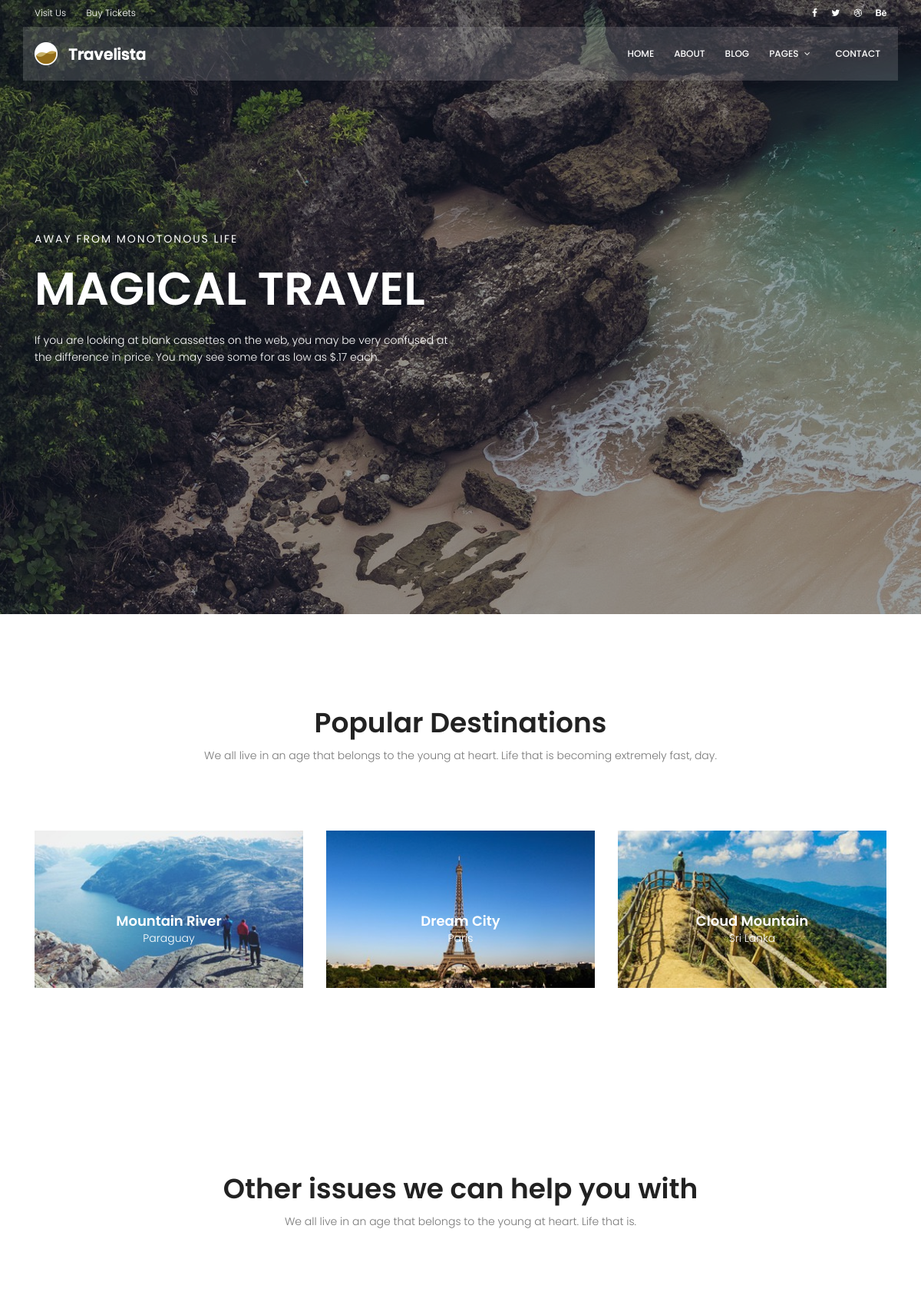
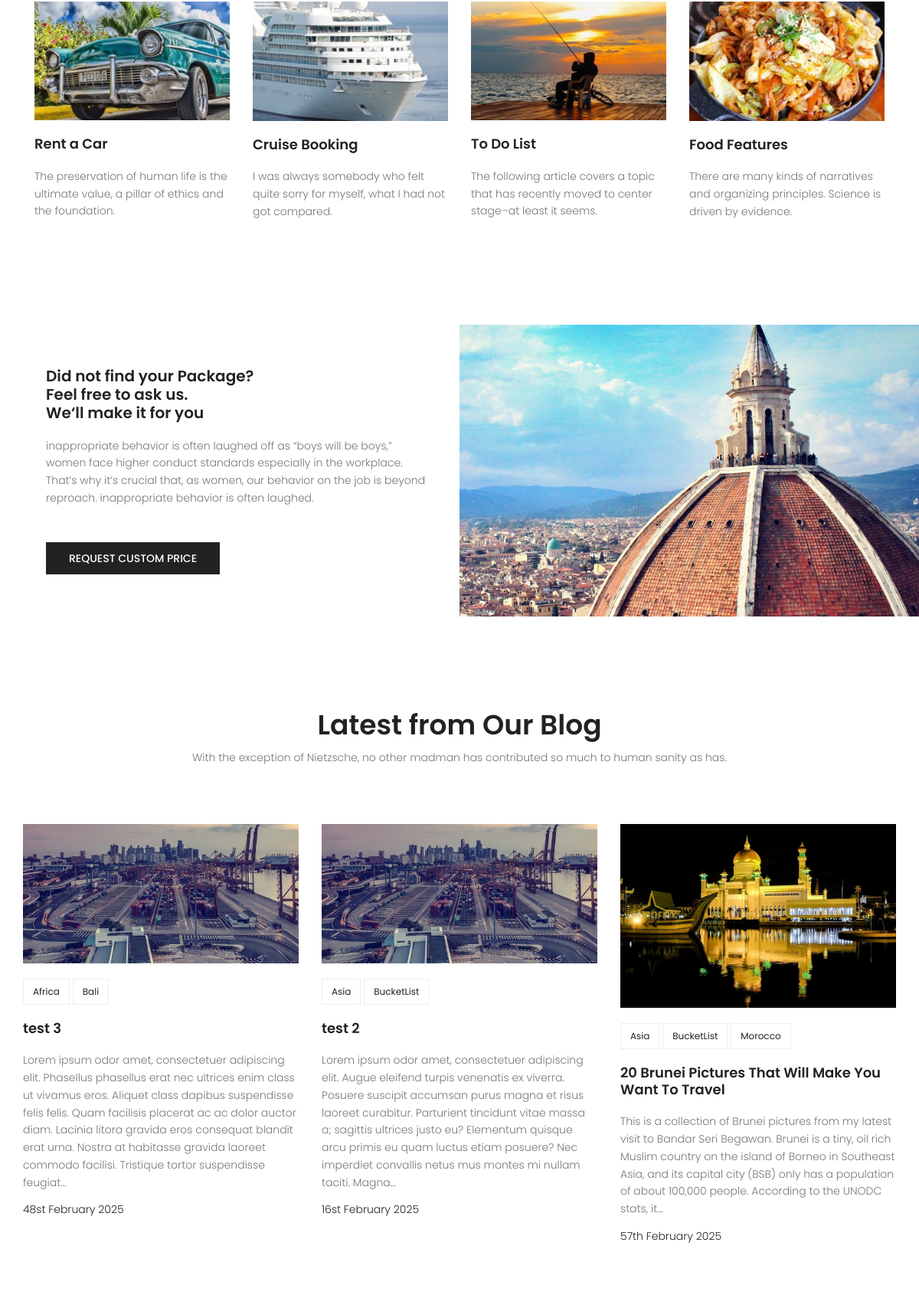
The page / (upper part) on the database its author committed (2 pictures, top to bottom).
### app_blog/models.py (models this page shows, shortened)
class blog(models.Model):
    image = models.ImageField(upload_to='blog', default='blog/blog_default.jpg')
    author = models.ForeignKey(User, on_delete=models.SET_NULL, null=True)
    title = models.CharField(max_length=255)
    content = models.TextField()
    category = models.ManyToManyField(category)
    counted_views = models.IntegerField(default=0)
    status = models.BooleanField(default=False)
    published_date = models.DateTimeField(null=True)
    created_date = models.DateField(auto_now_add=True)
    updated_date = models.DateTimeField(auto_now=True)
    @property
    def excert(self):
        return Truncator(self.content).words(50)

class category(models.Model):
    name = models.CharField(max_length=150, null=False)
    def __str__(self):
        return self.name

### app_blog/views.py (the view)
# urls.py: path('', views.home, name='home'),
def home(request):
    return render(request, 'app_blog/index.html')

### app_blog/templatetags/app_blog_tags.py (called while the page is built)
@register.filter(name='cu')
def custom_filter(value):
    return value[:8]

@register.inclusion_tag('app_blog/latestpost_num.html')
def latestpost_num(post_count):
    filters = Q(status=True, published_date__lte = timezone.now())
    posts = blog.objects.filter(filters).order_by('-pk')[:post_count]
    return {'posts':posts}

### app_blog/templates/app_blog/index.html (shortened to what this page needs)
{% extends 'app_blog/base.html' %}
{% load static %}
{% load app_blog_tags %}
{% block content %}
			<section class="banner-area relative">
				<div class="overlay overlay-bg"></div>
				<div class="container">
					<div class="row fullscreen align-items-center justify-content-between">
						<div class="col-lg-6 col-md-6 banner-left">
							<h6 class="text-white">Away from monotonous life</h6>
							<h1 class="text-white">Magical Travel</h1>
							<p class="text-white">
								If you are looking at blank cassettes on the web, you may be very confused at the difference in price. You may see some for as low as $.17 each.
							</p>
						</div>
					</div>
				</div>
			</section>
			<section class="popular-destination-area section-gap">
				<div class="container">
		            <div class="row d-flex justify-content-center">
		                <div class="menu-content pb-70 col-lg-8">
		                    <div class="title text-center">
		                        <h1 class="mb-10">Popular Destinations</h1>
		                        <p>We all live in an age that belongs to the young at heart. Life that is becoming extremely fast, day.</p>
		                    </div>
		                </div>
		            </div>
					<div class="row">
						<div class="col-lg-4">
							<div class="single-destination relative">
								<div class="thumb relative">
									<img class="img-fluid" src="{% static 'app_blog/img/d1.jpg' %}" alt="">
								</div>
								<div class="desc">
									<h4>Mountain River</h4>
									<p>Paraguay</p>
								</div>
							</div>
						</div>
						<div class="col-lg-4">
							<div class="single-destination relative">
								<div class="thumb relative">
									<img class="img-fluid" src="{% static 'app_blog/img/d2.jpg' %}" alt="">
								</div>
								<div class="desc">
									<h4>Dream City</h4>
									<p>Paris</p>
								</div>
							</div>
						</div>
						<div class="col-lg-4">
							<div class="single-destination relative">
								<div class="thumb relative">
									<img class="img-fluid" src="{% static 'app_blog/img/d3.jpg' %}" alt="">
								</div>
								<div class="desc">
									<h4>Cloud Mountain</h4>
									<p>Sri Lanka</p>
								</div>
							</div>
						</div>
					</div>
				</div>
			</section>
			<section class="other-issue-area section-gap">
				<div class="container">
		            <div class="row d-flex justify-content-center">
		                <div class="menu-content pb-70 col-lg-9">
		                    <div class="title text-center">
		                        <h1 class="mb-10">Other issues we can help you with</h1>
		                        <p>We all live in an age that belongs to the young at heart. Life that is.</p>
		                    </div>
		                </div>
		            </div>
					<div class="row">
						<div class="col-lg-3 col-md-6">
							<div class="single-other-issue">
								<div class="thumb">
									<img class="img-fluid" src="{% static 'app_blog/img/o1.jpg' %}" alt="">
								</div>
								<a href="#">
									<h4>Rent a Car</h4>
								</a>
								<p>
									The preservation of human life is the ultimate value, a pillar of ethics and the foundation.
								</p>
							</div>
						</div>
						<div class="col-lg-3 col-md-6">
							<div class="single-other-issue">
								<div class="thumb">
									<img class="img-fluid" src="{% static 'app_blog/img/o2.jpg' %}" alt="">
								</div>
								<a href="#">
									<h4>Cruise Booking</h4>
								</a>
								<p>
									I was always somebody who felt quite sorry for myself, what I had not got compared.
								</p>
							</div>
						</div>
						<div class="col-lg-3 col-md-6">
							<div class="single-other-issue">
								<div class="thumb">
									<img class="img-fluid" src="{% static 'app_blog/img/o3.jpg' %}" alt="">
								</div>
								<a href="#">
									<h4>To Do List</h4>
								</a>
								<p>
									The following article covers a topic that has recently moved to center stage–at least it seems.
								</p>
							</div>
						</div>
						<div class="col-lg-3 col-md-6">
							<div class="single-other-issue">
								<div class="thumb">
									<img class="img-fluid" src="{% static 'app_blog/img/o4.jpg' %}" alt="">
								</div>
								<a href="#">
									<h4>Food Features</h4>
								</a>
								<p>
									There are many kinds of narratives and organizing principles. Science is driven by evidence.
								</p>
							</div>
						</div>
					</div>
				</div>
			</section>
			<section class="home-about-area">
				<div class="container-fluid">
					<div class="row align-items-center justify-content-end">
						<div class="col-lg-6 col-md-12 home-about-left">
							<h1>
								Did not find your Package? <br>
								Feel free to ask us. <br>
								We‘ll make it for you
							</h1>
							<p>
								inappropriate behavior is often laughed off as “boys will be boys,” women face higher conduct standards especially in the workplace. That’s why it’s crucial that, as women, our behavior on the job is beyond reproach. inappropriate behavior is often laughed.
							</p>
							<a href="#" class="primary-btn text-uppercase">request custom price</a>
						</div>
						<div class="col-lg-6 col-md-12 home-about-right no-padding">
							<img class="img-fluid" src="{% static 'app_blog/img/about-img.jpg' %}" alt="">
						</div>
					</div>
				</div>
			</section>
			{% latestpost_num 4 %}
{% endblock %}

### app_blog/templates/app_blog/latestpost_num.html
{% load static %}
<section class="recent-blog-area section-gap">
    <div class="container">
        <div class="row d-flex justify-content-center">
            <div class="menu-content pb-60 col-lg-9">
                <div class="title text-center">
                    <h1 class="mb-10">Latest from Our Blog</h1>
                    <p>With the exception of Nietzsche, no other madman has contributed so much to human sanity as has.</p>
                </div>
            </div>
        </div>
        <div class="row">
            <div class="active-recent-blog-carusel">
                {% for post in posts %}
                <div class="single-recent-blog-post item">
                    <div class="thumb">
                        <img class="img-fluid" src="{{post.image.url}}" alt="">
                    </div>
                    <div class="details">
                        <div class="tags">
                            <ul>
                                {% for cat in post.category.all %}
                                    <li>
                                        <a href="{% url 'app_blog:blog_home' cat=cat %}">{{ cat }}</a>
                                    </li>
                                {% endfor %}
                            </ul>
                        </div>
                        <a href="{% url 'app_blog:blog_detail' post.id %}"><h4 class="title">{{post.title}}</h4></a>
                        <p>
                            {{ post.excert }}
                        </p>
                        <h6 class="date">{{ post.published_date|date:"sS F Y" }}</h6>
                    </div>
                </div>
                {% endfor %}
            </div>
        </div>
    </div>
</section>

### app_blog/static/app_blog/css/main.css (style rules this page uses)
body { color: #777777; font-family: "Poppins", sans-serif; font-size: 14px; font-weight: 300; line-height: 1.625em; position: relative; }
ol, ul { margin: 0; padding: 0; list-style: none; }
a { -webkit-transition: all 0.3s ease 0s; -moz-transition: all 0.3s ease 0s; -o-transition: all 0.3s ease 0s; transition: all 0.3s ease 0s; }
a, a:focus, a:hover { text-decoration: none; outline: 0; }
h1, h2, h3, h4, h5, h6 { font-family: "Poppins", sans-serif; color: #222222; line-height: 1.2em !important; margin-bottom: 0; margin-top: 0; font-weight: 600; }
h1, .h1 { font-size: 36px; }
h4, .h4 { font-size: 18px; }
h6, .h6 { font-size: 14px; color: #222222; }
.mb-10 { margin-bottom: 10px; }
.pb-60 { padding-bottom: 60px; }
.pb-70 { padding-bottom: 70px; }
.text-white { color: #fff; }
.text-center { text-align: center; }
.relative { position: relative; }
.overlay { position: absolute; left: 0; right: 0; top: 0; bottom: 0; }
.no-padding { padding: 0; }
h1 { font-size: 36px; }
h4 { font-size: 18px; }
h6 { font-size: 14px; }
h1, h2, h3, h4, h5, h6 { line-height: 1.5em; }
.section-gap { padding: 120px 0; }
.primary-btn { background: #f8b600; line-height: 42px; padding-left: 30px; padding-right: 30px; border: none; color: #fff; display: inline-block; font-size: 14px; font-weight: 500; position: relative; -webkit-transition: all 0.3s ease 0s; -moz-transition: all 0.3s ease 0s; -o-transition: all 0.3s ease 0s; transition: all 0.3s ease 0s; cursor: pointer; position: relative; }
.banner-area { background: url(../img/hero-bg.jpg) center; background-size: cover; }
.banner-area .overlay-bg { background: rgba(4, 9, 30, 0.4); }
.banner-left h6 { text-transform: uppercase; font-weight: 400; font-size: 14px; letter-spacing: 2px; }
.banner-left h1 { margin: 20px 0; font-size: 60px; text-transform: uppercase; }
.banner-left p { margin: 20px 0px; }
.single-destination { -webkit-transition: all 0.3s ease 0s; -moz-transition: all 0.3s ease 0s; -o-transition: all 0.3s ease 0s; transition: all 0.3s ease 0s; }
.single-destination .thumb { position: relative; }
.single-destination .thumb img { width: 100%; }
.single-destination .desc { text-align: center; position: absolute; width: 100%; left: 50%; top: 50%; transform: translate(-50%, -50%); }
.single-destination .desc h4 { color: #fff; }
.single-destination .desc p { color: #fff; font-size: 14px; font-weight: 300; margin-bottom: 0px; }
.single-other-issue .thumb { overflow: hidden; }
.single-other-issue .thumb img { width: 100%; -webkit-transition: all 0.3s ease 0s; -moz-transition: all 0.3s ease 0s; -o-transition: all 0.3s ease 0s; transition: all 0.3s ease 0s; }
.single-other-issue h4 { margin: 20px 0; -webkit-transition: all 0.3s ease 0s; -moz-transition: all 0.3s ease 0s; -o-transition: all 0.3s ease 0s; transition: all 0.3s ease 0s; }
.home-about-area .home-about-left { padding-left: 20%; }
@media (max-width: 1366px) { .home-about-area .home-about-left { padding-left: 5%; } }
.home-about-area .home-about-left h1 { max-width: 510px; }
@media (max-width: 1366px) { .home-about-area .home-about-left h1 { font-size: 20px; } }
.home-about-area .home-about-left p { max-width: 500px; padding: 20px 0; }
.home-about-area .home-about-left .primary-btn { margin-top: 10px; background: #222; font-size: 14px; }
.home-about-area .home-about-right img { width: 100%; }
.recent-blog-area .single-recent-blog-post .thumb { overflow: hidden; }
.recent-blog-area .single-recent-blog-post .thumb img { -webkit-transition: all 0.3s ease 0s; -moz-transition: all 0.3s ease 0s; -o-transition: all 0.3s ease 0s; transition: all 0.3s ease 0s; }
.recent-blog-area .single-recent-blog-post .tags { margin: 20px 0px; }
.recent-blog-area .single-recent-blog-post .tags li { display: inline-block; border: 1px solid #eee; padding: 4px 12px; -webkit-transition: all 0.3s ease 0s; -moz-transition: all 0.3s ease 0s; -o-transition: all 0.3s ease 0s; transition: all 0.3s ease 0s; }
.recent-blog-area .single-recent-blog-post .tags li a { font-weight: 400; font-size: 12px; color: #222; }
.recent-blog-area .single-recent-blog-post .title { -webkit-transition: all 0.3s ease 0s; -moz-transition: all 0.3s ease 0s; -o-transition: all 0.3s ease 0s; transition: all 0.3s ease 0s; margin: 20px 0; }
.recent-blog-area .single-recent-blog-post .date { color: #222; font-weight: 300; }

### rows shown on the page
blog: image (placeholder picture), title "test 3", excert "Lorem ipsum odor amet, consectetuer adipiscing elit. Phasellus phasellus erat nec ultrices enim class ut vivamus eros. Aliquet class dapibus suspendisse felis felis. Quam facilisis placerat ac ac dolor auctor diam. Lacinia litora gravida eros consequat blandit erat urna. Nostra at habitasse gravida laoreet commodo facilisi. Tristique tortor suspendisse feugiat…", published_date "48st February 2025"
category: name "Africa"
category: name "Bali"
blog: image (placeholder picture), title "test 2", excert "Lorem ipsum odor amet, consectetuer adipiscing elit. Augue eleifend turpis venenatis ex viverra. Posuere suscipit accumsan purus magna et risus laoreet curabitur. Parturient tincidunt vitae massa a; sagittis ultrices justo eu? Elementum quisque arcu primis eu quam luctus etiam posuere? Nec imperdiet convallis netus mus montes mi nullam taciti. Magna…", published_date "16st February 2025"
category: name "Asia"
category: name "BucketList"
blog: image (picture), title "20 Brunei Pictures That Will Make You Want To Travel", excert "This is a collection of Brunei pictures from my latest visit to Bandar Seri Begawan. Brunei is a tiny, oil rich Muslim country on the island of Borneo in Southeast Asia, and its capital city (BSB) only has a population of about 100,000 people. According to the UNODC stats, it…", published_date "57th February 2025"
category: name "Morocco"
